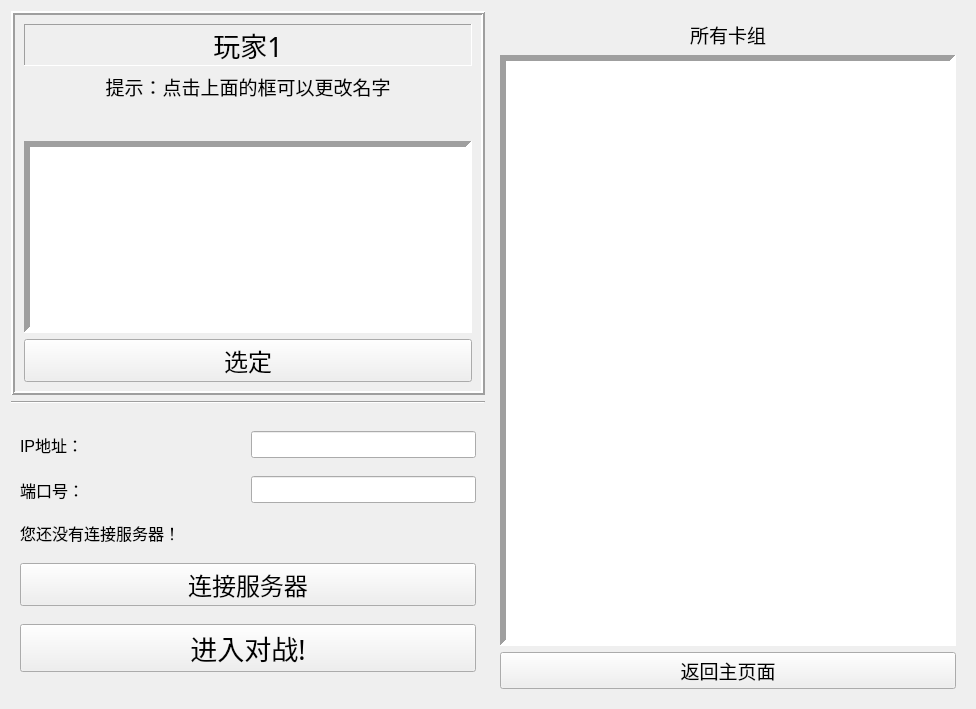
<?xml version="1.0" encoding="UTF-8"?>
<ui version="4.0">
 <class>playerchoose</class>
 <widget class="QWidget" name="playerchoose">
  <property name="geometry">
   <rect>
    <x>0</x>
    <y>0</y>
    <width>976</width>
    <height>709</height>
   </rect>
  </property>
  <property name="windowTitle">
   <string>Form</string>
  </property>
  <layout class="QGridLayout" name="gridLayout">
   <item row="0" column="0">
    <widget class="QFrame" name="player1frame">
     <property name="sizePolicy">
      <sizepolicy hsizetype="Preferred" vsizetype="Fixed">
       <horstretch>0</horstretch>
       <verstretch>0</verstretch>
      </sizepolicy>
     </property>
     <property name="frameShape">
      <enum>QFrame::Box</enum>
     </property>
     <property name="frameShadow">
      <enum>QFrame::Raised</enum>
     </property>
     <property name="lineWidth">
      <number>2</number>
     </property>
     <layout class="QVBoxLayout" name="verticalLayout">
      <item>
       <widget class="mylabel" name="player1">
        <property name="sizePolicy">
         <sizepolicy hsizetype="Preferred" vsizetype="Fixed">
          <horstretch>0</horstretch>
          <verstretch>0</verstretch>
         </sizepolicy>
        </property>
        <property name="font">
         <font>
          <family>华文楷体</family>
          <pointsize>20</pointsize>
         </font>
        </property>
        <property name="frameShape">
         <enum>QFrame::Panel</enum>
        </property>
        <property name="frameShadow">
         <enum>QFrame::Sunken</enum>
        </property>
        <property name="text">
         <string>玩家1</string>
        </property>
        <property name="alignment">
         <set>Qt::AlignCenter</set>
        </property>
        <property name="margin">
         <number>0</number>
        </property>
       </widget>
      </item>
      <item>
       <widget class="QLabel" name="hint">
        <property name="sizePolicy">
         <sizepolicy hsizetype="Preferred" vsizetype="Fixed">
          <horstretch>0</horstretch>
          <verstretch>0</verstretch>
         </sizepolicy>
        </property>
        <property name="font">
         <font>
          <family>华文楷体</family>
          <pointsize>14</pointsize>
         </font>
        </property>
        <property name="frameShadow">
         <enum>QFrame::Plain</enum>
        </property>
        <property name="lineWidth">
         <number>0</number>
        </property>
        <property name="text">
         <string>提示：点击上面的框可以更改名字</string>
        </property>
        <property name="alignment">
         <set>Qt::AlignCenter</set>
        </property>
        <property name="wordWrap">
         <bool>true</bool>
        </property>
       </widget>
      </item>
      <item>
       <widget class="QLabel" name="player1inf">
        <property name="sizePolicy">
         <sizepolicy hsizetype="Preferred" vsizetype="Fixed">
          <horstretch>0</horstretch>
          <verstretch>0</verstretch>
         </sizepolicy>
        </property>
        <property name="font">
         <font>
          <pointsize>18</pointsize>
         </font>
        </property>
        <property name="lineWidth">
         <number>0</number>
        </property>
        <property name="text">
         <string/>
        </property>
        <property name="alignment">
         <set>Qt::AlignLeading|Qt::AlignLeft|Qt::AlignTop</set>
        </property>
        <property name="wordWrap">
         <bool>true</bool>
        </property>
       </widget>
      </item>
      <item>
       <widget class="QTextBrowser" name="textBrowser">
        <property name="frameShape">
         <enum>QFrame::Panel</enum>
        </property>
        <property name="lineWidth">
         <number>6</number>
        </property>
       </widget>
      </item>
      <item>
       <widget class="QPushButton" name="player1select">
        <property name="font">
         <font>
          <pointsize>18</pointsize>
         </font>
        </property>
        <property name="text">
         <string>选定</string>
        </property>
       </widget>
      </item>
     </layout>
    </widget>
   </item>
   <item row="0" column="1" rowspan="3">
    <widget class="QWidget" name="widget" native="true">
     <layout class="QVBoxLayout" name="verticalLayout_2">
      <item>
       <widget class="QLabel" name="label_3">
        <property name="sizePolicy">
         <sizepolicy hsizetype="Preferred" vsizetype="Fixed">
          <horstretch>0</horstretch>
          <verstretch>0</verstretch>
         </sizepolicy>
        </property>
        <property name="font">
         <font>
          <family>楷体</family>
          <pointsize>14</pointsize>
         </font>
        </property>
        <property name="lineWidth">
         <number>0</number>
        </property>
        <property name="text">
         <string>所有卡组</string>
        </property>
        <property name="alignment">
         <set>Qt::AlignCenter</set>
        </property>
       </widget>
      </item>
      <item>
       <widget class="QListWidget" name="deckinf">
        <property name="sizePolicy">
         <sizepolicy hsizetype="Expanding" vsizetype="Expanding">
          <horstretch>0</horstretch>
          <verstretch>0</verstretch>
         </sizepolicy>
        </property>
        <property name="frameShape">
         <enum>QFrame::Panel</enum>
        </property>
        <property name="lineWidth">
         <number>6</number>
        </property>
       </widget>
      </item>
      <item>
       <widget class="QPushButton" name="playerchooseexit">
        <property name="sizePolicy">
         <sizepolicy hsizetype="Minimum" vsizetype="Fixed">
          <horstretch>0</horstretch>
          <verstretch>0</verstretch>
         </sizepolicy>
        </property>
        <property name="font">
         <font>
          <pointsize>14</pointsize>
         </font>
        </property>
        <property name="text">
         <string>返回主页面</string>
        </property>
       </widget>
      </item>
     </layout>
    </widget>
   </item>
   <item row="1" column="0">
    <widget class="Line" name="line">
     <property name="orientation">
      <enum>Qt::Horizontal</enum>
     </property>
    </widget>
   </item>
   <item row="2" column="0">
    <widget class="QWidget" name="funcwidget" native="true">
     <layout class="QGridLayout" name="gridLayout_2">
      <item row="0" column="2" colspan="2">
       <widget class="QLineEdit" name="IPLE">
        <property name="font">
         <font>
          <pointsize>12</pointsize>
         </font>
        </property>
       </widget>
      </item>
      <item row="1" column="0" colspan="2">
       <widget class="QLabel" name="label_2">
        <property name="font">
         <font>
          <pointsize>12</pointsize>
         </font>
        </property>
        <property name="text">
         <string>端口号：</string>
        </property>
       </widget>
      </item>
      <item row="1" column="2" colspan="2">
       <widget class="QLineEdit" name="PORTLE">
        <property name="font">
         <font>
          <pointsize>12</pointsize>
         </font>
        </property>
       </widget>
      </item>
      <item row="0" column="0" colspan="2">
       <widget class="QLabel" name="label">
        <property name="font">
         <font>
          <pointsize>12</pointsize>
         </font>
        </property>
        <property name="text">
         <string>IP地址：</string>
        </property>
       </widget>
      </item>
      <item row="2" column="0" colspan="4">
       <widget class="QLabel" name="displaylbl">
        <property name="sizePolicy">
         <sizepolicy hsizetype="Preferred" vsizetype="Fixed">
          <horstretch>0</horstretch>
          <verstretch>0</verstretch>
         </sizepolicy>
        </property>
        <property name="font">
         <font>
          <pointsize>12</pointsize>
         </font>
        </property>
        <property name="text">
         <string>您还没有连接服务器！</string>
        </property>
       </widget>
      </item>
      <item row="4" column="0" colspan="4">
       <widget class="QPushButton" name="connectbtn">
        <property name="font">
         <font>
          <pointsize>18</pointsize>
         </font>
        </property>
        <property name="text">
         <string>连接服务器</string>
        </property>
       </widget>
      </item>
      <item row="5" column="0" colspan="4">
       <widget class="QPushButton" name="startgame">
        <property name="font">
         <font>
          <family>华文中宋</family>
          <pointsize>20</pointsize>
         </font>
        </property>
        <property name="text">
         <string>进入对战!</string>
        </property>
       </widget>
      </item>
     </layout>
    </widget>
   </item>
  </layout>
 </widget>
 <customwidgets>
  <customwidget>
   <class>mylabel</class>
   <extends>QLabel</extends>
   <header>mylabel.h</header>
  </customwidget>
 </customwidgets>
 <resources/>
 <connections/>
</ui>
